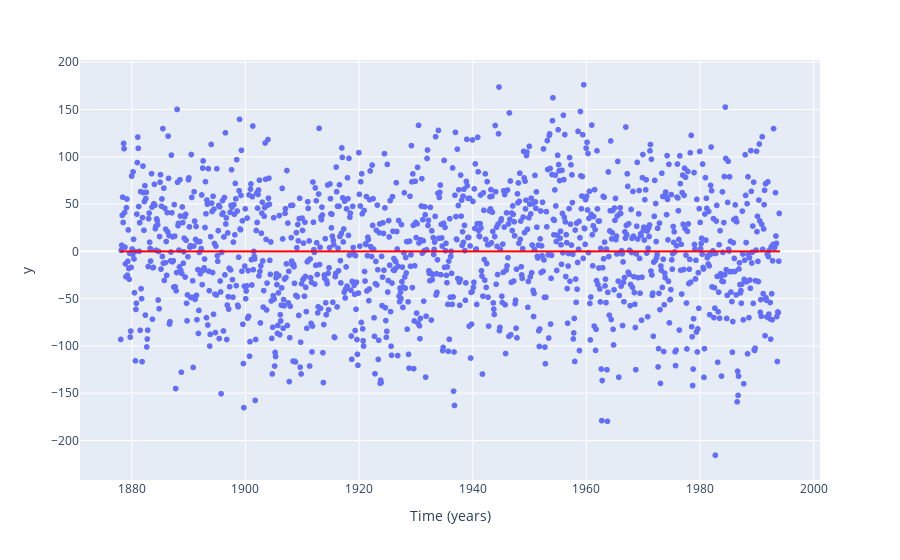

This figure's notebook cell:
### Code cell
fig = px.scatter(x=t, y=anomaly, trendline='ols', trendline_color_override='red',
                labels={'x': 'Time (years)'})

fig.show()

### Figure 1 — Plotly figure (JSON) as saved in the notebook; plotly's stock layout.template omitted (floating-point values rounded to 4 significant figures; data arrays with more than 128 entries replaced by an {"elided": "..."} marker saying what was removed)
{"data": [{"hovertemplate": "Time (years)=%{x}<br>y=%{y}<extra></extra>", "legendgroup": "", "marker": {"color": "#636efa", "symbol": "circle"}, "mode": "markers", "name": "", "showlegend": false, "type": "scattergl", "x": {"elided": "1392 float values"}, "xaxis": "x", "y": {"elided": "1392 float values"}, "yaxis": "y"}, {"hovertemplate": "<b>OLS trendline</b><br>y = -3.14976e-05 * x + 0.0609793<br>R<sup>2</sup>=0.000000<br><br>Time (years)=%{x}<br>y=%{y} <b>(trend)</b><extra></extra>", "legendgroup": "", "line": {"color": "red"}, "marker": {"color": "#636efa", "symbol": "circle"}, "mode": "lines", "name": "", "showlegend": false, "type": "scattergl", "x": {"elided": "1392 float values"}, "xaxis": "x", "y": {"elided": "1392 float values"}, "yaxis": "y"}], "layout": {"legend": {"tracegroupgap": 0}, "margin": {"t": 60}, "xaxis": {"anchor": "y", "domain": [0, 1], "title": {"text": "Time (years)"}}, "yaxis": {"anchor": "x", "domain": [0, 1], "title": {"text": "y"}}}}
